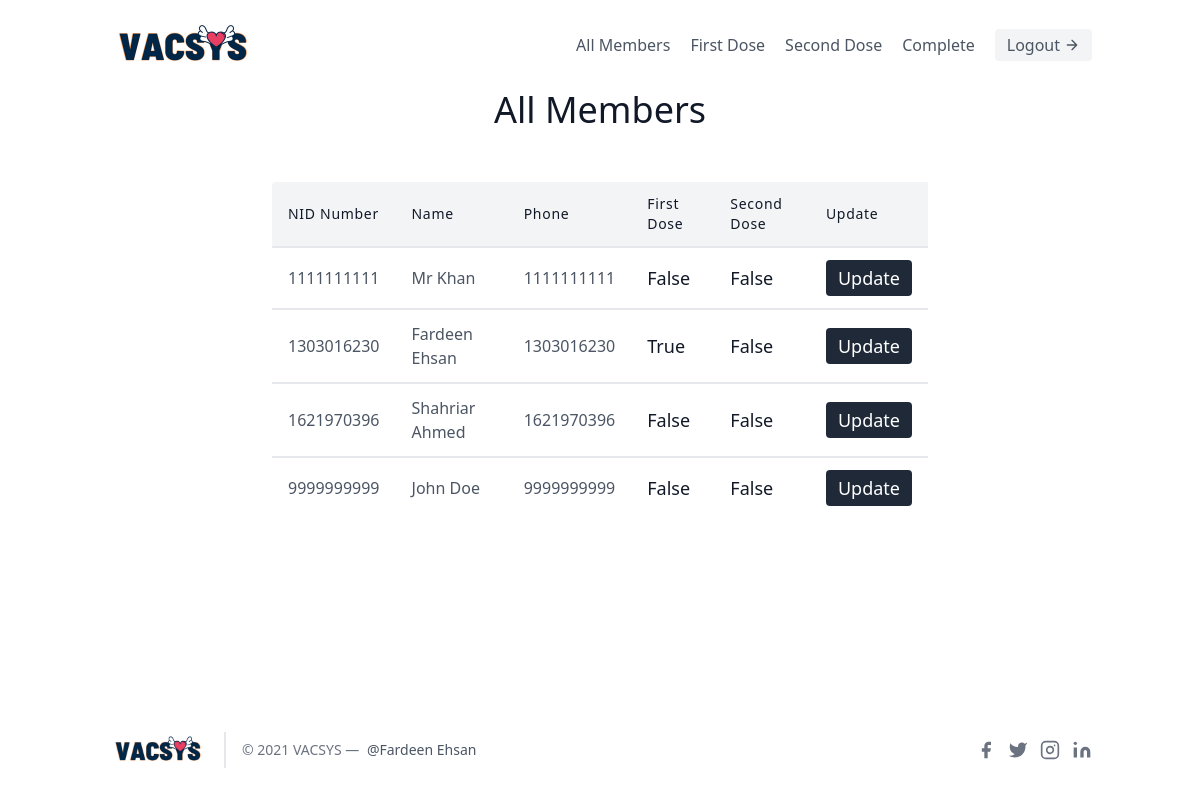
The page /dashboard/ (signed in) on the database its author committed.
### vaccine/models.py (models this page shows, shortened)
class Member(models.Model):
    nid = models.IntegerField(primary_key=True)
    first_name = models.TextField(max_length=20)
    last_name = models.TextField(max_length=20)
    birth_date = models.DateField()
    phone = models.IntegerField()
    first_dose_date = models.DateField(blank=True, null=True)
    first_dose_done = models.BooleanField(default=False)
    second_dose_date = models.DateField(blank=True, null=True)
    second_dose_done = models.BooleanField(default=False)
    HOSPITAL_CHOICES = (
        (1, 'Dhaka Medical College Hospital'),
        (2, 'Delta Medical College'),
    )
    hospital_choice = models.PositiveSmallIntegerField(choices=HOSPITAL_CHOICES, blank=True, null=True)

### vaccine/views.py (the view)
# urls.py: path('dashboard/', MemberListView.as_view(), name='dashboard'),
class MemberListView(LoginRequiredMixin, generic.ListView):
    template_name = "vaccine/dashboard.html"
    queryset = Member.objects.all()
    context_object_name = 'members'

### vaccine/templates/vaccine/dashboard.html
{% extends 'base.html' %}
{% block content %}
    <div class="flex flex-col text-center w-full mb-10">
      <h1 class="sm:text-4xl text-3xl font-medium title-font mb-2 text-gray-900">All Members</h1>
    </div>
    <section class="text-gray-600 body-font">
  <div class="container px-5 py-1 mx-auto">
    <div class="lg:w-2/3 w-full mx-auto overflow-auto">
      <table class="table-auto w-full text-left whitespace-no-wrap">
        <thead>
          <tr>
            <th class="px-4 py-3 title-font tracking-wider font-medium text-gray-900 text-sm bg-gray-100 rounded-tl rounded-bl">NID Number</th>
            <th class="px-4 py-3 title-font tracking-wider font-medium text-gray-900 text-sm bg-gray-100">Name</th>
            <th class="px-4 py-3 title-font tracking-wider font-medium text-gray-900 text-sm bg-gray-100">Phone</th>
            <th class="px-4 py-3 title-font tracking-wider font-medium text-gray-900 text-sm bg-gray-100">First Dose</th>
            <th class="px-4 py-3 title-font tracking-wider font-medium text-gray-900 text-sm bg-gray-100">Second Dose</th>
              <th class="px-4 py-3 title-font tracking-wider font-medium text-gray-900 text-sm bg-gray-100">Update</th>
          </tr>
        </thead>
        <tbody>
        {% for member in members %}
            <tr>
            <td class="border-t-2 border-gray-200 px-4 py-3">{{ member.nid }}</td>
            <td class="border-t-2 border-gray-200 px-4 py-3">{{ member.first_name}} {{ member.last_name }}</td>
            <td class="border-t-2 border-gray-200 px-4 py-3">{{ member.phone}}</td>
            <td class="border-t-2 border-gray-200 px-4 py-3 text-lg text-gray-900">{{ member.first_dose_done }}</td>
            <td class="border-t-2 border-gray-200 px-4 py-3 text-lg text-gray-900">{{ member.second_dose_done }}</td>
            <td class="border-t-2 border-gray-200 px-4 py-3 text-lg text-gray-900"><a href="{% url 'vaccine:member-details' member.nid %}"><button class="ml-auto text-white bg-gray-800 border-0 py-1 px-3 focus:outline-none hover:bg-indigo-600 rounded">Update</button></a></td>
            </tr>
          {% endfor %}
        </tbody>
      </table>
    </div>
  </div>
</section>
{% endblock %}

### templates/base.html (shortened to what this page needs)
<!DOCTYPE html>
<html lang="en">
<head>
    <link href="https://unpkg.com/tailwindcss@^2/dist/tailwind.min.css" rel="stylesheet">
</head>
<body>
<header class="text-gray-600 body-font">
  <div class="container w-100% mx-auto flex flex-wrap p-5 flex-col md:flex-row items-center">
    <a class="flex title-font font-medium items-center text-gray-900 mb-4 md:mb-0" href="{% url 'vaccine:dashboard' %}">
        {% load static %} <img src="{% static "vaccine/media/logo.png" %}" width="150" alt="logo" />
    </a>
    <nav class="md:ml-auto flex flex-wrap items-center text-base justify-center">
      <a class="mr-5 hover:text-gray-900" href="{% url 'vaccine:dashboard' %}">All Members</a>
      <a class="mr-5 hover:text-gray-900" href="{% url 'vaccine:first-dose' %}">First Dose</a>
      <a class="mr-5 hover:text-gray-900" href="{% url 'vaccine:second-dose' %}">Second Dose</a>
      <a class="mr-5 hover:text-gray-900" href="{% url 'vaccine:complete_dose' %}">Complete</a>
    </nav>
      {% if not request.user.is_authenticated %}
          <a href="{% url 'vaccine:login' %}">
        <button class="inline-flex items-center bg-gray-100 border-0 py-1 px-3 focus:outline-none hover:bg-gray-200 rounded text-base mt-4 md:mt-0">Login
        <svg fill="none" stroke="currentColor" stroke-linecap="round" stroke-linejoin="round" stroke-width="2" class="w-4 h-4 ml-1" viewBox="0 0 24 24">
        <path d="M5 12h14M12 5l7 7-7 7"></path>
         </svg>
        </button>
      </a>
      {% else %}
          {% if request.user.is_authenticated %}
              <a href="{% url 'vaccine:logout' %}?next=/dashboard">
        <button class="inline-flex items-center bg-gray-100 border-0 py-1 px-3 focus:outline-none hover:bg-gray-200 rounded text-base mt-4 md:mt-0">Logout
        <svg fill="none" stroke="currentColor" stroke-linecap="round" stroke-linejoin="round" stroke-width="2" class="w-4 h-4 ml-1" viewBox="0 0 24 24">
        <path d="M5 12h14M12 5l7 7-7 7"></path>
         </svg>
        </button>
      </a>
      {% endif %}
      {% endif %}
  </div>
</header>
    <div class="container mx-auto">
        {% block content %}
        {% endblock %}
    </div>
<footer class="text-gray-600 body-font">
  <div class="container px-5 py-8 mx-auto flex items-center sm:flex-row flex-col">
    <a class="flex title-font font-medium items-center text-gray-900 mb-4 md:mb-0" href="{% url 'vaccine:dashboard' %}">
        {% load static %} <img src="{% static "vaccine/media/logo.png" %}" width="100" alt="logo" />
    </a>
    <p class="text-sm text-gray-500 sm:ml-4 sm:pl-4 sm:border-l-2 sm:border-gray-200 sm:py-2 sm:mt-0 mt-4">© 2021 VACSYS —
      <a href="https://fardeen.dev" class="text-gray-600 ml-1" rel="noopener noreferrer" target="_blank">@Fardeen Ehsan</a>
    </p>
    <span class="inline-flex sm:ml-auto sm:mt-0 mt-4 justify-center sm:justify-start">
      <a class="text-gray-500">
        <svg fill="currentColor" stroke-linecap="round" stroke-linejoin="round" stroke-width="2" class="w-5 h-5" viewBox="0 0 24 24">
          <path d="M18 2h-3a5 5 0 00-5 5v3H7v4h3v8h4v-8h3l1-4h-4V7a1 1 0 011-1h3z"></path>
        </svg>
      </a>
      <a class="ml-3 text-gray-500">
        <svg fill="currentColor" stroke-linecap="round" stroke-linejoin="round" stroke-width="2" class="w-5 h-5" viewBox="0 0 24 24">
          <path d="M23 3a10.9 10.9 0 01-3.14 1.53 4.48 4.48 0 00-7.86 3v1A10.66 10.66 0 013 4s-4 9 5 13a11.64 11.64 0 01-7 2c9 5 20 0 20-11.5a4.5 4.5 0 00-.08-.83A7.72 7.72 0 0023 3z"></path>
        </svg>
      </a>
      <a class="ml-3 text-gray-500">
        <svg fill="none" stroke="currentColor" stroke-linecap="round" stroke-linejoin="round" stroke-width="2" class="w-5 h-5" viewBox="0 0 24 24">
          <rect width="20" height="20" x="2" y="2" rx="5" ry="5"></rect>
          <path d="M16 11.37A4 4 0 1112.63 8 4 4 0 0116 11.37zm1.5-4.87h.01"></path>
        </svg>
      </a>
      <a class="ml-3 text-gray-500">
        <svg fill="currentColor" stroke="currentColor" stroke-linecap="round" stroke-linejoin="round" stroke-width="0" class="w-5 h-5" viewBox="0 0 24 24">
          <path stroke="none" d="M16 8a6 6 0 016 6v7h-4v-7a2 2 0 00-2-2 2 2 0 00-2 2v7h-4v-7a6 6 0 016-6zM2 9h4v12H2z"></path>
          <circle cx="4" cy="4" r="2" stroke="none"></circle>
        </svg>
      </a>
    </span>
  </div>
</footer>
</body>
</html>

### templates/base.html (style rules this page uses)
body { min-height: 100vh; display: flex; flex-direction: column; }
footer { margin-top: auto; }

### rows shown on the page
Member: nid "1111111111", first_name "Mr", last_name "Khan", phone "1111111111", first_dose_done "False", second_dose_done "False"
Member: nid "1303016230", first_name "Fardeen", last_name "Ehsan", phone "1303016230", first_dose_done "True", second_dose_done "False"
Member: nid "1621970396", first_name "Shahriar", last_name "Ahmed", phone "1621970396", first_dose_done "False", second_dose_done "False"
Member: nid "9999999999", first_name "John", last_name "Doe", phone "9999999999", first_dose_done "False", second_dose_done "False"
